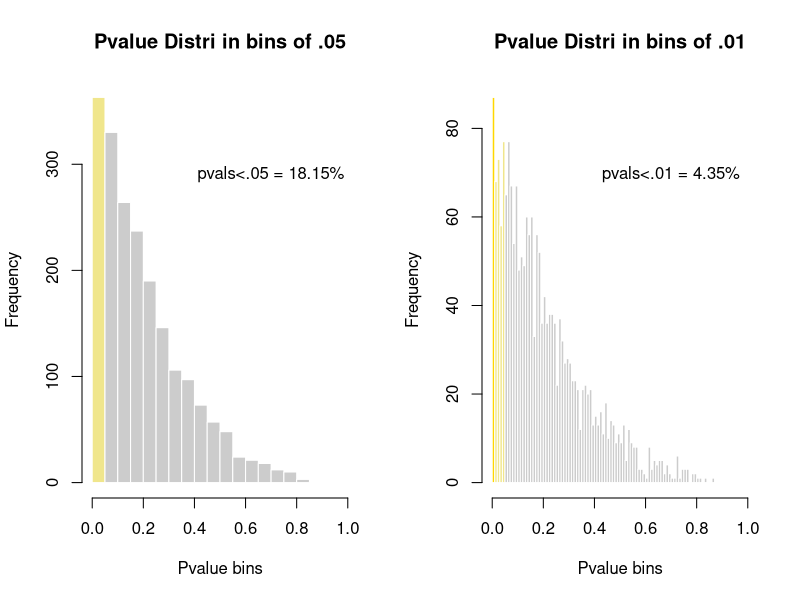

The R script that drew this image:
#!/usr/bin/env Rscript
# hs0.R but not with Cairo
# so it 

# Create data
totpts <- 2000 # total points.
v <- rbeta(totpts, 1 , 4)
 
# Calculate histogram, but do not draw it
# don't use a single integer with breaks (numbins)
# because R will prettify behind your back.
# best to use seq()
h1 <- hist(v, seq(0,1,.05), plot=F)
mx1 <-max(h1$counts)
h2 <- hist(v, seq(0,1,.01), plot=F)
mx2 <-max(h2$counts)
pct1 <- 100*h1$counts[1]/totpts
pct2 <- 100*h2$counts[1]/totpts
 
# Color vector
clr1 <- ifelse(h1$breaks < .05, "Khaki", "Grey80")
clr2 <- ifelse(h2$breaks < .01, "Gold", ifelse (h2$breaks <.05, "Khaki", "Grey80"))
 
# Final plot, no Cairo
X11()
par(mfrow=c(1,2))
plot(h1, col=clr1, border=F , main="Pvalue Distri in bins of .05" , xlab="Pvalue bins", xlim=c(0,1))
text(0.7, mx1*0.8, paste0("pvals<.05 = ", pct1, "%"))
plot(h2, col=clr2, border=F , main="Pvalue Distri in bins of .01" , xlab="Pvalue bins", xlim=c(0,1))
text(0.7, mx2*0.8, paste0("pvals<.01 = ", pct2, "%"))
# ' readLines(stdin())
